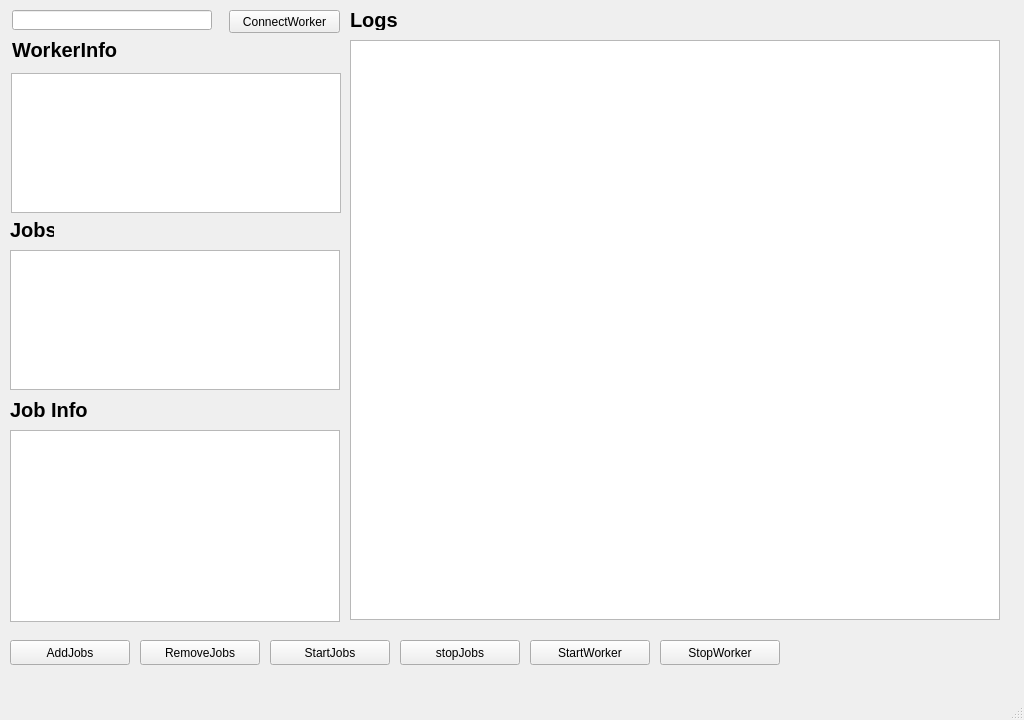
<?xml version="1.0" encoding="UTF-8"?>
<ui version="4.0">
 <class>J_managerWin</class>
 <widget class="QMainWindow" name="J_managerWin">
  <property name="enabled">
   <bool>true</bool>
  </property>
  <property name="geometry">
   <rect>
    <x>0</x>
    <y>0</y>
    <width>1024</width>
    <height>720</height>
   </rect>
  </property>
  <property name="sizePolicy">
   <sizepolicy hsizetype="Fixed" vsizetype="Fixed">
    <horstretch>0</horstretch>
    <verstretch>0</verstretch>
   </sizepolicy>
  </property>
  <property name="minimumSize">
   <size>
    <width>1024</width>
    <height>720</height>
   </size>
  </property>
  <property name="maximumSize">
   <size>
    <width>1024</width>
    <height>720</height>
   </size>
  </property>
  <property name="windowTitle">
   <string>MainWindow</string>
  </property>
  <widget class="QWidget" name="centralwidget">
   <widget class="QTableView" name="tableView_worker">
    <property name="geometry">
     <rect>
      <x>350</x>
      <y>40</y>
      <width>650</width>
      <height>580</height>
     </rect>
    </property>
    <property name="minimumSize">
     <size>
      <width>650</width>
      <height>550</height>
     </size>
    </property>
    <property name="maximumSize">
     <size>
      <width>800</width>
      <height>600</height>
     </size>
    </property>
   </widget>
   <widget class="QLabel" name="label_2">
    <property name="geometry">
     <rect>
      <x>350</x>
      <y>10</y>
      <width>231</width>
      <height>20</height>
     </rect>
    </property>
    <property name="font">
     <font>
      <pointsize>15</pointsize>
      <weight>75</weight>
      <bold>true</bold>
     </font>
    </property>
    <property name="text">
     <string>Logs</string>
    </property>
   </widget>
   <widget class="QPushButton" name="pushButton_stopWorker">
    <property name="geometry">
     <rect>
      <x>660</x>
      <y>640</y>
      <width>120</width>
      <height>25</height>
     </rect>
    </property>
    <property name="text">
     <string>StopWorker</string>
    </property>
   </widget>
   <widget class="QPushButton" name="pushButton_startWorker">
    <property name="geometry">
     <rect>
      <x>530</x>
      <y>640</y>
      <width>120</width>
      <height>25</height>
     </rect>
    </property>
    <property name="text">
     <string>StartWorker</string>
    </property>
   </widget>
   <widget class="QPushButton" name="pushButton_startJob">
    <property name="geometry">
     <rect>
      <x>270</x>
      <y>640</y>
      <width>120</width>
      <height>25</height>
     </rect>
    </property>
    <property name="text">
     <string>StartJobs</string>
    </property>
   </widget>
   <widget class="QPushButton" name="pushButton_removeJob">
    <property name="geometry">
     <rect>
      <x>140</x>
      <y>640</y>
      <width>120</width>
      <height>25</height>
     </rect>
    </property>
    <property name="text">
     <string>RemoveJobs</string>
    </property>
   </widget>
   <widget class="QPushButton" name="pushButton_stopJob">
    <property name="geometry">
     <rect>
      <x>400</x>
      <y>640</y>
      <width>120</width>
      <height>25</height>
     </rect>
    </property>
    <property name="text">
     <string>stopJobs</string>
    </property>
   </widget>
   <widget class="QPushButton" name="pushButton_addJob">
    <property name="geometry">
     <rect>
      <x>10</x>
      <y>640</y>
      <width>120</width>
      <height>25</height>
     </rect>
    </property>
    <property name="text">
     <string>AddJobs</string>
    </property>
   </widget>
   <widget class="QListView" name="listView_log">
    <property name="geometry">
     <rect>
      <x>10</x>
      <y>430</y>
      <width>330</width>
      <height>192</height>
     </rect>
    </property>
    <property name="sizePolicy">
     <sizepolicy hsizetype="Fixed" vsizetype="Expanding">
      <horstretch>0</horstretch>
      <verstretch>0</verstretch>
     </sizepolicy>
    </property>
    <property name="minimumSize">
     <size>
      <width>330</width>
      <height>0</height>
     </size>
    </property>
    <property name="maximumSize">
     <size>
      <width>330</width>
      <height>16777215</height>
     </size>
    </property>
   </widget>
   <widget class="QLabel" name="label_4">
    <property name="geometry">
     <rect>
      <x>10</x>
      <y>400</y>
      <width>221</width>
      <height>20</height>
     </rect>
    </property>
    <property name="font">
     <font>
      <pointsize>15</pointsize>
      <weight>75</weight>
      <bold>true</bold>
     </font>
    </property>
    <property name="text">
     <string>Job Info</string>
    </property>
   </widget>
   <widget class="QListView" name="listView_job_2">
    <property name="geometry">
     <rect>
      <x>10</x>
      <y>250</y>
      <width>330</width>
      <height>140</height>
     </rect>
    </property>
    <property name="sizePolicy">
     <sizepolicy hsizetype="Fixed" vsizetype="Expanding">
      <horstretch>0</horstretch>
      <verstretch>0</verstretch>
     </sizepolicy>
    </property>
    <property name="minimumSize">
     <size>
      <width>330</width>
      <height>0</height>
     </size>
    </property>
    <property name="maximumSize">
     <size>
      <width>330</width>
      <height>16777215</height>
     </size>
    </property>
   </widget>
   <widget class="QLabel" name="label_3">
    <property name="geometry">
     <rect>
      <x>10</x>
      <y>220</y>
      <width>44</width>
      <height>20</height>
     </rect>
    </property>
    <property name="font">
     <font>
      <pointsize>15</pointsize>
      <weight>75</weight>
      <bold>true</bold>
     </font>
    </property>
    <property name="text">
     <string>Jobs</string>
    </property>
   </widget>
   <widget class="QListView" name="listView_job">
    <property name="geometry">
     <rect>
      <x>11</x>
      <y>73</y>
      <width>330</width>
      <height>140</height>
     </rect>
    </property>
    <property name="sizePolicy">
     <sizepolicy hsizetype="Fixed" vsizetype="Expanding">
      <horstretch>0</horstretch>
      <verstretch>0</verstretch>
     </sizepolicy>
    </property>
    <property name="minimumSize">
     <size>
      <width>330</width>
      <height>0</height>
     </size>
    </property>
    <property name="maximumSize">
     <size>
      <width>330</width>
      <height>16777215</height>
     </size>
    </property>
   </widget>
   <widget class="QPushButton" name="pushButton_connectWorker">
    <property name="geometry">
     <rect>
      <x>229</x>
      <y>10</y>
      <width>111</width>
      <height>23</height>
     </rect>
    </property>
    <property name="sizePolicy">
     <sizepolicy hsizetype="Fixed" vsizetype="Fixed">
      <horstretch>0</horstretch>
      <verstretch>0</verstretch>
     </sizepolicy>
    </property>
    <property name="maximumSize">
     <size>
      <width>200</width>
      <height>50</height>
     </size>
    </property>
    <property name="text">
     <string>ConnectWorker</string>
    </property>
   </widget>
   <widget class="QLineEdit" name="lineEdit_ipPort">
    <property name="geometry">
     <rect>
      <x>12</x>
      <y>10</y>
      <width>200</width>
      <height>20</height>
     </rect>
    </property>
    <property name="sizePolicy">
     <sizepolicy hsizetype="Expanding" vsizetype="Expanding">
      <horstretch>0</horstretch>
      <verstretch>0</verstretch>
     </sizepolicy>
    </property>
    <property name="maximumSize">
     <size>
      <width>220</width>
      <height>50</height>
     </size>
    </property>
   </widget>
   <widget class="QLabel" name="label">
    <property name="geometry">
     <rect>
      <x>12</x>
      <y>40</y>
      <width>171</width>
      <height>20</height>
     </rect>
    </property>
    <property name="maximumSize">
     <size>
      <width>220</width>
      <height>16777215</height>
     </size>
    </property>
    <property name="font">
     <font>
      <pointsize>15</pointsize>
      <weight>75</weight>
      <bold>true</bold>
     </font>
    </property>
    <property name="text">
     <string>WorkerInfo</string>
    </property>
   </widget>
  </widget>
  <widget class="QMenuBar" name="menubar">
   <property name="geometry">
    <rect>
     <x>0</x>
     <y>0</y>
     <width>1024</width>
     <height>23</height>
    </rect>
   </property>
  </widget>
  <widget class="QStatusBar" name="statusbar"/>
 </widget>
 <resources/>
 <connections/>
</ui>
